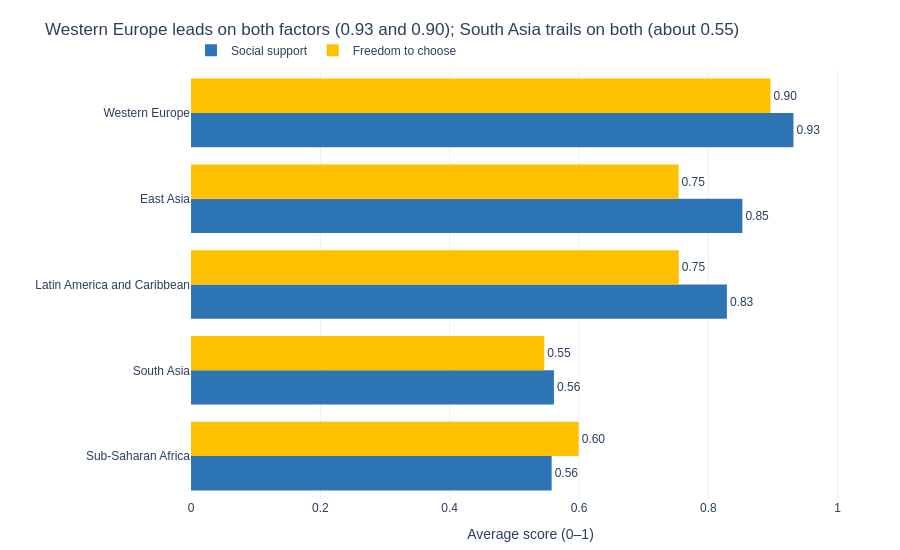

Write notebook code for a chart like this one.
### Code cell
regions = ['Western Europe', 'Latin America and Caribbean', 'East Asia',
           'Sub-Saharan Africa', 'South Asia']

sub = df[df['Region'].isin(regions)]
grp = sub.groupby('Region')[['Social_Support', 'Freedom']].mean().reset_index()
grp = grp.sort_values('Social_Support')

# "Long" format: one row per region and factor, which px needs for grouped bars
long = grp.melt(id_vars='Region', value_vars=['Social_Support', 'Freedom'],
                var_name='Factor', value_name='Average')
long['Factor'] = long['Factor'].replace({'Social_Support': 'Social support',
                                         'Freedom': 'Freedom to choose'})

fig = px.bar(
    long, y='Region', x='Average', color='Factor',
    orientation='h', barmode='group',
    color_discrete_map={'Social support': '#2E75B6', 'Freedom to choose': '#FFC000'},
    text='Average',
    title='Western Europe leads on both factors (0.93 and 0.90); South Asia trails on both (about 0.55)',
    labels={'Average': 'Average score (0–1)', 'Region': ''},
    height=550
)
fig.update_traces(texttemplate='%{x:.2f}', textposition='outside', marker_line_width=0)
fig.update_layout(
    xaxis=dict(range=[0, 1.05], gridcolor='#EEEEEE'),
    plot_bgcolor='white', paper_bgcolor='white',
    font=dict(family='Arial', size=12),
    legend=dict(orientation='h', y=1.08, title=''),
    margin=dict(l=10, r=30, t=70, b=40)
)
fig.show()

### Figure 1 — Plotly figure (JSON) as saved in the notebook; plotly's stock layout.template omitted (floating-point values rounded to 4 significant figures)
{"data": [{"alignmentgroup": "True", "hovertemplate": "Factor=Social support<br>Average score (0–1)=%{text}<br>=%{y}<extra></extra>", "legendgroup": "Social support", "marker": {"color": "#2E75B6", "line": {"width": 0}, "pattern": {"shape": ""}}, "name": "Social support", "offsetgroup": "Social support", "orientation": "h", "showlegend": true, "text": [0.5577, 0.5613, 0.8287, 0.8527, 0.9317], "textposition": "outside", "texttemplate": "%{x:.2f}", "type": "bar", "x": [0.5577, 0.5613, 0.8287, 0.8527, 0.9317], "xaxis": "x", "y": ["Sub-Saharan Africa", "South Asia", "Latin America and Caribbean", "East Asia", "Western Europe"], "yaxis": "y"}, {"alignmentgroup": "True", "hovertemplate": "Factor=Freedom to choose<br>Average score (0–1)=%{text}<br>=%{y}<extra></extra>", "legendgroup": "Freedom to choose", "marker": {"color": "#FFC000", "line": {"width": 0}, "pattern": {"shape": ""}}, "name": "Freedom to choose", "offsetgroup": "Freedom to choose", "orientation": "h", "showlegend": true, "text": [0.5994, 0.5463, 0.7542, 0.754, 0.8961], "textposition": "outside", "texttemplate": "%{x:.2f}", "type": "bar", "x": [0.5994, 0.5463, 0.7542, 0.754, 0.8961], "xaxis": "x", "y": ["Sub-Saharan Africa", "South Asia", "Latin America and Caribbean", "East Asia", "Western Europe"], "yaxis": "y"}], "layout": {"barmode": "group", "font": {"family": "Arial", "size": 12}, "height": 550, "legend": {"orientation": "h", "title": {"text": ""}, "tracegroupgap": 0, "y": 1.08}, "margin": {"b": 40, "l": 10, "r": 30, "t": 70}, "paper_bgcolor": "white", "plot_bgcolor": "white", "title": {"text": "Western Europe leads on both factors (0.93 and 0.90); South Asia trails on both (about 0.55)"}, "xaxis": {"anchor": "y", "domain": [0, 1], "gridcolor": "#EEEEEE", "range": [0, 1.05], "title": {"text": "Average score (0–1)"}}, "yaxis": {"anchor": "x", "domain": [0, 1], "title": {"text": ""}}}}
